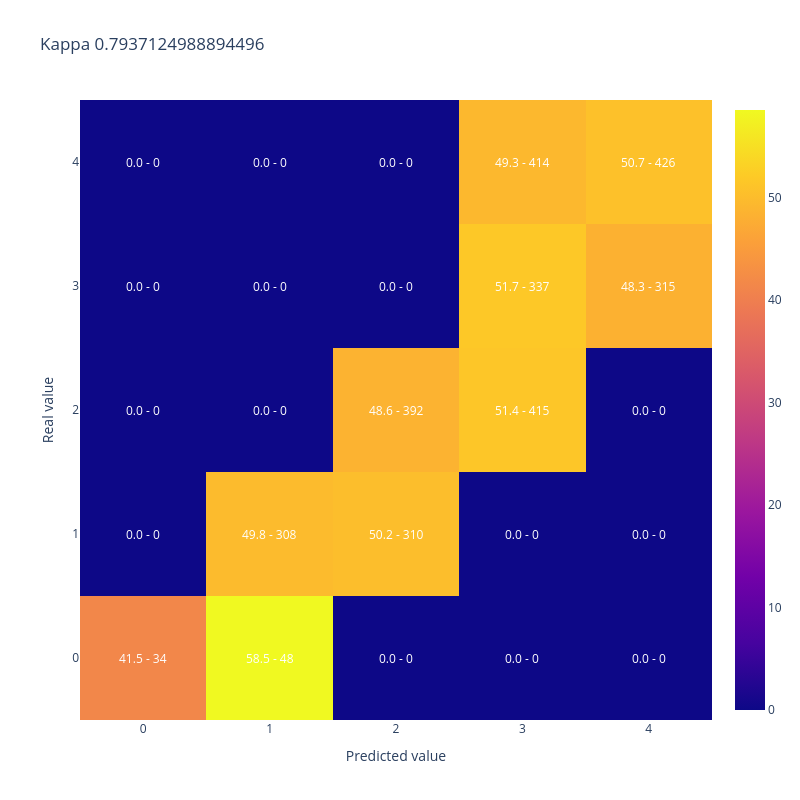

Here is the notebook cell this chart was saved with:
### Code cell
#A modo de ejemplo muestro kappa y matriz de confusion para 50% de aciertos donde los errores quedan cerca de la clase correcta
y_simulado_cerca = [y_test.iloc[sample] if random_list[sample]<50/100 else y_cerca[sample] for sample in range(len(y_test))]

display(plot_confusion_matrix(y_test,y_simulado_cerca, 
                              title = "Kappa " + str(cohen_kappa_score(y_test,y_simulado_cerca, weights = 'quadratic'))))

### Figure 1 — Plotly figure (JSON) as saved in the notebook; plotly's stock layout.template omitted (floating-point values rounded to 4 significant figures)
{"data": [{"type": "heatmap", "x": [0, 1, 2, 3, 4], "y": [0, 1, 2, 3, 4], "z": [[41.46, 58.54, 0.0, 0.0, 0.0], [0.0, 49.84, 50.16, 0.0, 0.0], [0.0, 0.0, 48.57, 51.43, 0.0], [0.0, 0.0, 0.0, 51.69, 48.31], [0.0, 0.0, 0.0, 49.29, 50.71]]}], "layout": {"annotations": [{"font": {"color": "white"}, "showarrow": false, "text": "41.5 - 34", "x": 0, "xref": "x", "y": 0, "yref": "y"}, {"font": {"color": "white"}, "showarrow": false, "text": "58.5 - 48", "x": 1, "xref": "x", "y": 0, "yref": "y"}, {"font": {"color": "white"}, "showarrow": false, "text": "0.0 - 0", "x": 2, "xref": "x", "y": 0, "yref": "y"}, {"font": {"color": "white"}, "showarrow": false, "text": "0.0 - 0", "x": 3, "xref": "x", "y": 0, "yref": "y"}, {"font": {"color": "white"}, "showarrow": false, "text": "0.0 - 0", "x": 4, "xref": "x", "y": 0, "yref": "y"}, {"font": {"color": "white"}, "showarrow": false, "text": "0.0 - 0", "x": 0, "xref": "x", "y": 1, "yref": "y"}, {"font": {"color": "white"}, "showarrow": false, "text": "49.8 - 308", "x": 1, "xref": "x", "y": 1, "yref": "y"}, {"font": {"color": "white"}, "showarrow": false, "text": "50.2 - 310", "x": 2, "xref": "x", "y": 1, "yref": "y"}, {"font": {"color": "white"}, "showarrow": false, "text": "0.0 - 0", "x": 3, "xref": "x", "y": 1, "yref": "y"}, {"font": {"color": "white"}, "showarrow": false, "text": "0.0 - 0", "x": 4, "xref": "x", "y": 1, "yref": "y"}, {"font": {"color": "white"}, "showarrow": false, "text": "0.0 - 0", "x": 0, "xref": "x", "y": 2, "yref": "y"}, {"font": {"color": "white"}, "showarrow": false, "text": "0.0 - 0", "x": 1, "xref": "x", "y": 2, "yref": "y"}, {"font": {"color": "white"}, "showarrow": false, "text": "48.6 - 392", "x": 2, "xref": "x", "y": 2, "yref": "y"}, {"font": {"color": "white"}, "showarrow": false, "text": "51.4 - 415", "x": 3, "xref": "x", "y": 2, "yref": "y"}, {"font": {"color": "white"}, "showarrow": false, "text": "0.0 - 0", "x": 4, "xref": "x", "y": 2, "yref": "y"}, {"font": {"color": "white"}, "showarrow": false, "text": "0.0 - 0", "x": 0, "xref": "x", "y": 3, "yref": "y"}, {"font": {"color": "white"}, "showarrow": false, "text": "0.0 - 0", "x": 1, "xref": "x", "y": 3, "yref": "y"}, {"font": {"color": "white"}, "showarrow": false, "text": "0.0 - 0", "x": 2, "xref": "x", "y": 3, "yref": "y"}, {"font": {"color": "white"}, "showarrow": false, "text": "51.7 - 337", "x": 3, "xref": "x", "y": 3, "yref": "y"}, {"font": {"color": "white"}, "showarrow": false, "text": "48.3 - 315", "x": 4, "xref": "x", "y": 3, "yref": "y"}, {"font": {"color": "white"}, "showarrow": false, "text": "0.0 - 0", "x": 0, "xref": "x", "y": 4, "yref": "y"}, {"font": {"color": "white"}, "showarrow": false, "text": "0.0 - 0", "x": 1, "xref": "x", "y": 4, "yref": "y"}, {"font": {"color": "white"}, "showarrow": false, "text": "0.0 - 0", "x": 2, "xref": "x", "y": 4, "yref": "y"}, {"font": {"color": "white"}, "showarrow": false, "text": "49.3 - 414", "x": 3, "xref": "x", "y": 4, "yref": "y"}, {"font": {"color": "white"}, "showarrow": false, "text": "50.7 - 426", "x": 4, "xref": "x", "y": 4, "yref": "y"}], "height": 800, "title": {"text": "Kappa 0.7937124988894496"}, "width": 800, "xaxis": {"title": {"text": "Predicted value"}}, "yaxis": {"title": {"text": "Real value"}}}}
